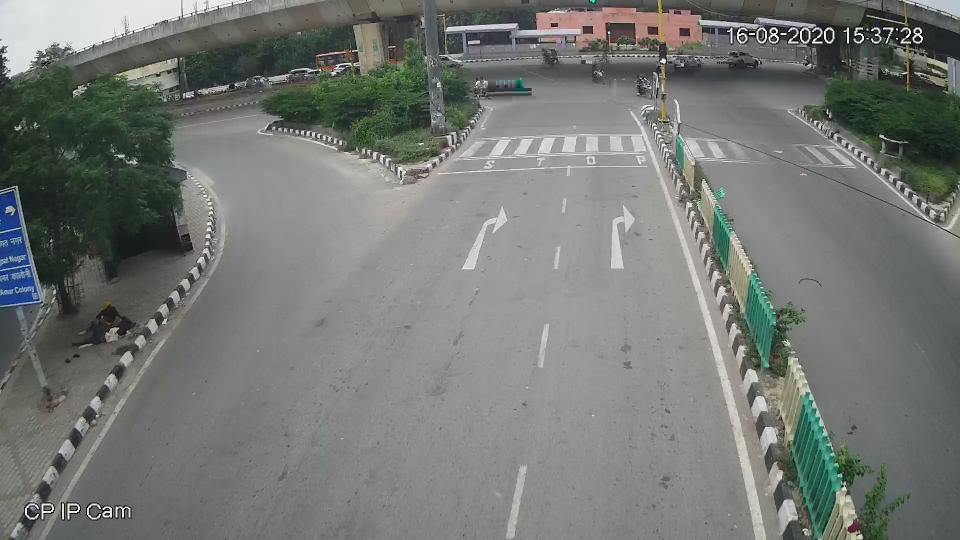
//> input picture code/empty.jpg, 1920 x 1080 px (shown at 1/2 size)
$ ./method4 3   (built with g++ and OpenCV 4)
//> lines starting //> are read from the running program, lines starting //| are printed output that depends on the picture; pictures that were not available may be replaced by others from this repository, and a replacement may not be noted
#include <opencv2/opencv.hpp>
#include <iostream>
#include <opencv2/imgproc.hpp>
#include <opencv2/video.hpp>
#include "opencv2/highgui.hpp"
#include <vector>
#include <opencv2/imgcodecs.hpp>
#include <string>
#include <fstream>
#include <chrono>
#include <pthread.h>

using namespace cv;
using namespace std;
using namespace std::chrono;

vector<Point2f> pts_src;
int n=0;
Mat im_src, h;
vector<Point2f> pts_dst;
Rect box;

// struct for passing parameter to thread function
struct frames{
    Mat base;
    Mat current;
};


void write_csv(string filename, vector<double> queueDensity, vector<double> dynamicDensity){
    // [4 lines of commented-out code are left out]
    int k = queueDensity.size();
    ofstream myFile(filename);
    // "framenum, queue density, dynamic density"
    myFile << "#framenum" << "," <<  "queue density" << "\n";
    for(int i = 0; i< k; i ++){
        myFile << i+1 << "," << queueDensity[i] << "\n";
    }
    myFile.close();
}

void mouseFun(int event, int x, int y, int flag, void* userdata){
    if(event==EVENT_LBUTTONDOWN){
        //cout<< x<<" "<<y << endl;
        pts_src.push_back(Point2f(x,y));
        n++;

        if(n>=4){
            imshow("photo",im_src);
            destroyAllWindows();
        }
    }
}

double q_density(Mat input, Mat empty_road){
    Mat image_diff, thresh;
    vector<vector<Point>> conts;

    //store the diff of the image in imag_diff
    absdiff(input, empty_road, image_diff);
    threshold(image_diff, thresh, 45, 255, 0);

    findContours(thresh, conts, RETR_EXTERNAL, CHAIN_APPROX_SIMPLE);

    int net_area = empty_road.cols;
    net_area = net_area*empty_road.rows;

    int covered_area = 0;

    vector< vector<Point> > hull(conts.size());

    for(int i = 0; i < conts.size(); i++){
        convexHull(Mat(conts[i]), hull[i], false);
    }

    for(int i = 0; i < conts.size(); i++){
        covered_area = covered_area + contourArea(conts[i], 0);
    }

    double ret = (double)covered_area;
    ret = ret/((double)net_area);

    return ret;
}

Mat angleCorrectionAndCrop(Mat img){
    Mat angle_corrected;
    warpPerspective(img, angle_corrected, h, img.size());
    Mat crop(angle_corrected, box);

    return crop;
}

void* fun(void* args){
    frames* f = (frames*) args;
    frames f1 = *f;
    //cout << "size of f->current in fun1: "<<f1.current.rows<<"/"<<f1.current.cols<<endl;
    //cout << "size of f->base in fun1: "<<f1.base.rows<<"/"<<f1.base.cols<<endl;
    double* density = new double(0);
    *density = q_density(f1.current,f1.base);
    //cout << "output from fun1 "<<*density<<endl;
    return density;
}

int main(int argc, char* argv[])
{
    //take number of threads as command line input
    int num = stoi(argv[1]);

    pts_src.push_back(Point2f(973,223));

    pts_src.push_back(Point2f(477,1066));

    pts_src.push_back(Point2f(1558, 1069));

    pts_src.push_back(Point2f(1275, 230));


    pts_dst.push_back(Point2f(472,52));

    pts_dst.push_back(Point2f(472,830));

    pts_dst.push_back(Point2f(800, 830));

    pts_dst.push_back(Point2f(800, 52));

    h = findHomography(pts_src, pts_dst);

    int x_min,x_max,y_min,y_max;


    x_min=x_max=pts_dst[0].x;
    y_min=y_max=pts_dst[0].y;

    for(int i=1;i<4;i++){
        if(x_min>pts_dst[i].x)x_min=pts_dst[i].x;
        if(y_min>pts_dst[i].y)y_min=pts_dst[i].y;
        if(x_max<pts_dst[i].x)x_max=pts_dst[i].x;
        if(y_max<pts_dst[i].y)y_max=pts_dst[i].y;
    }

    box.x=x_min;
    box.y=y_min;
    box.width=x_max-x_min;
    box.height=y_max-y_min;

    //------------------------------------------------------------------------------------------
    auto start = high_resolution_clock::now();

    pthread_t t[num];
    //1, t2, t3, t4;
    double d1,d2,d3,d4;
    void* density[num];
    for(int i=0; i<num; i++){
        density[i]=NULL;
    }

    Mat empty;
    empty = imread("empty.jpg", IMREAD_GRAYSCALE);
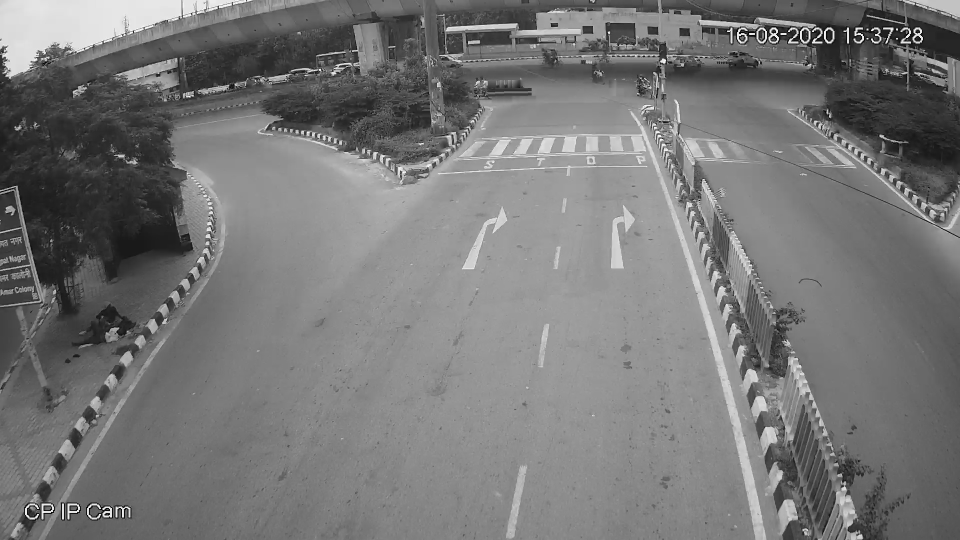
//> empty: 1080 rows x 1920 cols, CV_8UC1 (shown at 1/2 size); min 0, max 255, mean 118.8
    empty = angleCorrectionAndCrop(empty);
//> in angleCorrectionAndCrop, `warpPerspective(img, angle_corrected, h, img.size());`:
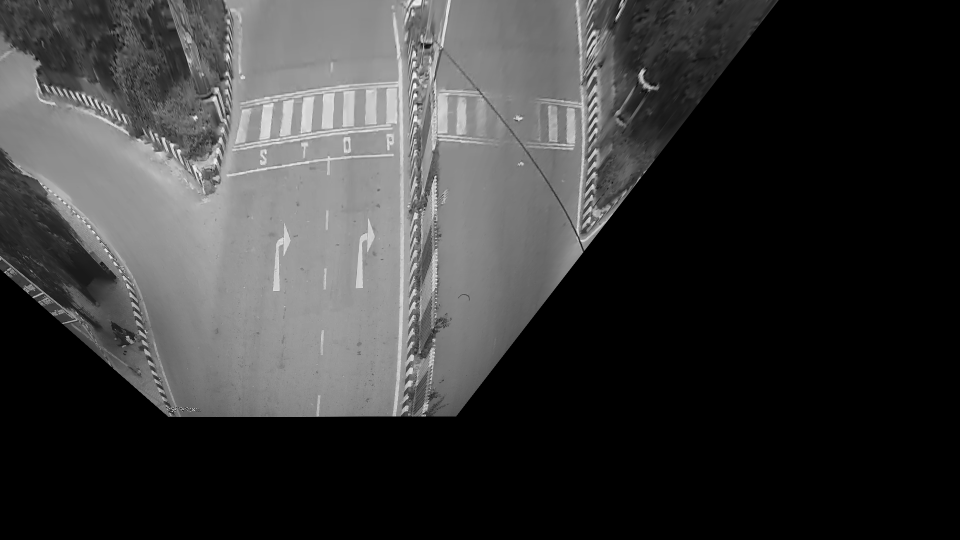
//> angle_corrected: 1080 rows x 1920 cols, CV_8UC1 (shown at 1/2 size); min 0, max 254, mean 58.1
//> in angleCorrectionAndCrop, `Mat crop(angle_corrected, box);`:
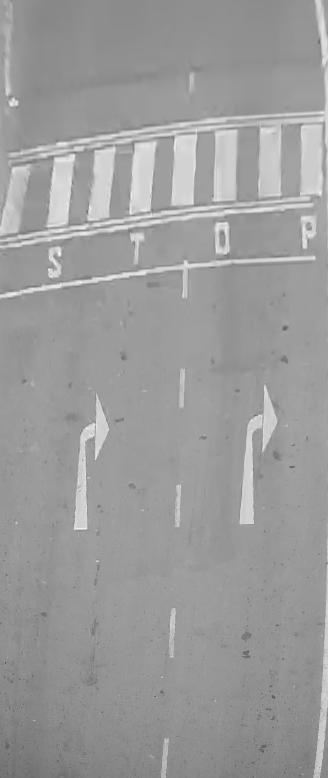
//> crop: 778 rows x 328 cols, CV_8UC1; min 77, max 253, mean 155.5

    //imshow("cropped empty road",empty);
    //waitKey(0);

    VideoCapture cap("trafficvideo.mp4");
    if(!cap.isOpened()){
        cout << "Error opening video stream or file" << endl;
        return -1;
    }

    int count = 0;

    Mat prev;

    vector<double> dynamic_density;
    dynamic_density.push_back(0.1);
    vector<double> queueDensity;
    vector<int> correspoding_frame;

    int i=0;
    double* temp;
    Mat frame,grayscale;
    frames f[num];

    /// handle the last few frames later
    while(true){

        // Capture frame-by-frame
        cap>>frame;
//> frame is the input picture: 1080 rows x 1920 cols, CV_8UC3; mean B, G, R 116.9, 120.1, 116.9

        // If the frame is empty, break immediately
        if (frame.empty())
            break;

        // processing every 5th frame
        if(count%5 == 0){

            //convert current frame into grayscale, then do angle correction and cropping
            cvtColor(frame, grayscale, COLOR_BGR2GRAY);
            grayscale = angleCorrectionAndCrop(grayscale);

            //parameter to  be passed to thread fun
            f[i]={empty,grayscale};

            //create a thread along with appropriate parameters
            pthread_create(&t[i], NULL, fun, &f[i]);

            // if i<num-1, increment i
            if(i<num-1){
                i++;
            }

            // else, "num" threads have been created, wait for responses from each thread
            else{
                for(int j=0;j<num;j++){
                    pthread_join(t[j],&density[j]);
                    queueDensity.push_back(*(double*)density[j]);
                }
                i=0;
            }

        }

        count++;

    }
    int thread_remaining = 1148%num;
    for(int j = 0; j< thread_remaining;j++){
        pthread_join(t[j],&density[j]);
        queueDensity.push_back(*(double*)density[j]);
    }
    //dynamic_density=queueDensity;
    auto stop = high_resolution_clock::now();
    write_csv("output4_"+to_string(num)+".csv", queueDensity, dynamic_density);
    auto duration = duration_cast<seconds>(stop - start);


    cout << "Time taken by function: "
         << duration.count() << " seconds" << endl;
    // [15 lines of commented-out code are left out]

}
